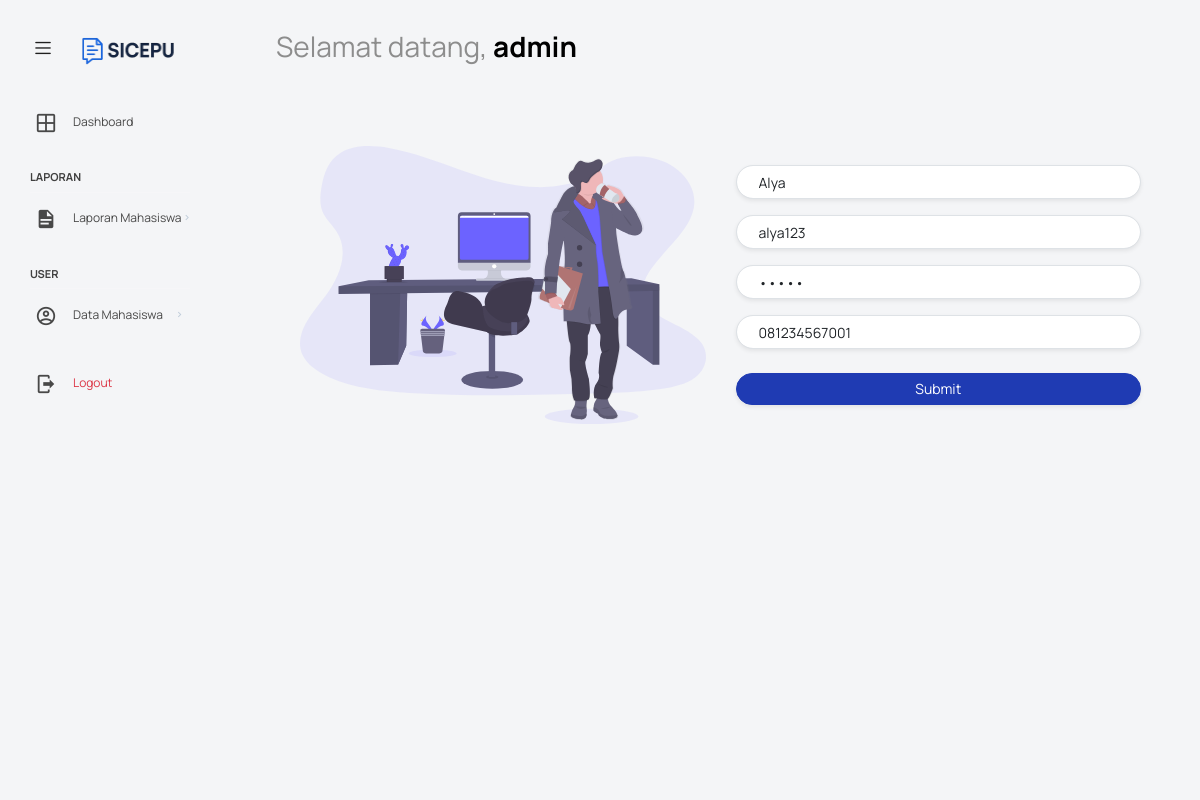
/src/admin/edit_mahasiswa.php?id=2310631170088 (signed in), run on the app's committed database.
### tables this page shows
CREATE TABLE `mahasiswa` (
  `nim` varchar(16) NOT NULL,
  `nama` varchar(36) NOT NULL,
  `username` varchar(25) NOT NULL,
  `password` varchar(32) NOT NULL,
  `telp` varchar(13) NOT NULL
);

### src/admin/edit_mahasiswa.php (the view, shortened to what this page needs)
<?php
require '../../public/app.php';
include '../layout/header.php';
include '../layout/nav.php';
?>
<div class="container-fluid page-body-wrapper">
  <?php include '../layout/sidebar_admin.php'; ?>
  <div class="main-panel">
    <div class="content-wrapper">
      <?php
      $nim = $_GET['id'];
      $result = mysqli_query($conn, "SELECT * FROM mahasiswa WHERE nim = '$nim'");
      $data = mysqli_fetch_assoc($result);
      ?>
      <div class="container-fluid p-4">
        <div class="row align-items-center">
          <div class="col-md-6 text-center" data-aos="fade-right">
            <div class="image mb-4 mb-md-0">
              <img src="../../assets/img/officer.svg" alt="Officer Image" class="img-fluid">
            </div>
          </div>
          <div class="col-md-6" data-aos="fade-left">
            <div class="form-wrapper">
              <form action="" method="POST">
                <div class="form-group mb-3">
                  <input type="text" class="form-control py-3 shadow-sm" name="nama" value="<?= $data['nama']; ?>" placeholder="Nama" required>
                </div>
                <div class="form-group mb-3">
                  <input type="text" class="form-control py-3 shadow-sm" name="username" value="<?= $data['username']; ?>" placeholder="Username" required>
                </div>
                <div class="form-group mb-3">
                  <input type="password" class="form-control py-3 shadow-sm" name="password" value="<?= $data['password']; ?>" placeholder="Password" required>
                </div>
                <div class="form-group mb-4">
                  <input type="text" class="form-control py-3 shadow-sm" name="telp" value="<?= $data['telp']; ?>" placeholder="Telepon" required>
                </div>
                <button type="submit" class="btn btn-primary shadow-sm py-2 w-100" name="submit">
                  Submit
                </button>
              </form>
            </div>
          </div>
        </div>
      </div>
    <?php include '../layout/footer.php'; ?>
<?php include '../layout/scripts.php'; ?>

### src/admin/edit_mahasiswa.php (style rules this page uses)
@media (min-width: 768px) { .image img { width: 450px; } }
.form-control { border-radius: 25px; }
.btn-primary { border-radius: 25px; }
.form-wrapper { padding: 20px 0; }

### data on the page
mahasiswa: nama "Alya", username "alya123", telp "081234567001"

### other printed values
$namaTampil "admin"
